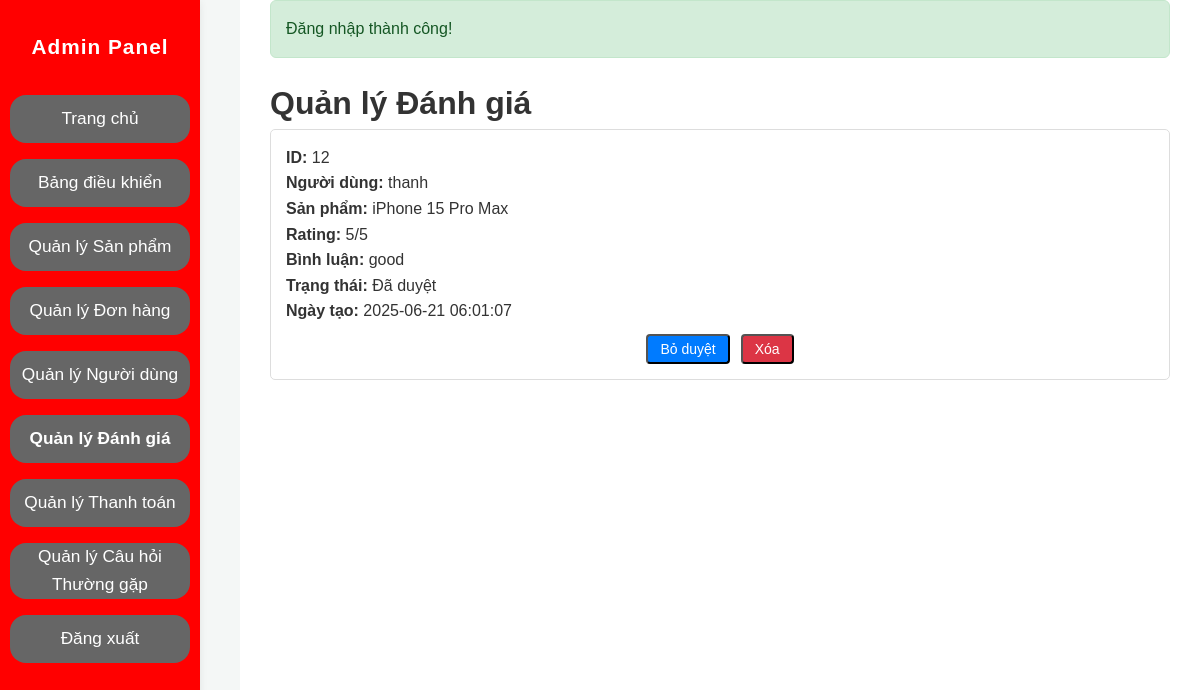
/admin/reviews.php (signed in), run on the app's committed database.
### tables this page shows
CREATE TABLE `reviews` (
  `id` int(11) NOT NULL,
  `user_id` int(11) DEFAULT NULL,
  `product_id` int(11) NOT NULL,
  `rating` int(11) NOT NULL CHECK (`rating` >= 1 and `rating` <= 5),
  `comment` text DEFAULT NULL,
  `status` enum('pending','approved','rejected') DEFAULT 'pending',
  `created_at` timestamp NOT NULL DEFAULT current_timestamp(),
  `updated_at` timestamp NOT NULL DEFAULT current_timestamp() ON UPDATE current_timestamp()
);

CREATE TABLE `users` (
  `id` int(11) NOT NULL,
  `username` varchar(50) NOT NULL,
  `name` varchar(100) NOT NULL,
  `email` varchar(100) NOT NULL,
  `password` varchar(255) NOT NULL,
  `phone` varchar(20) DEFAULT NULL,
  `address` text DEFAULT NULL,
  `role` enum('user','admin') DEFAULT 'user',
  `status` enum('active','inactive') DEFAULT 'active',
  `created_at` timestamp NOT NULL DEFAULT current_timestamp(),
  `updated_at` timestamp NOT NULL DEFAULT current_timestamp() ON UPDATE current_timestamp(),
  `reset_token` varchar(64) DEFAULT NULL,
  `reset_token_expires` datetime DEFAULT NULL
);

CREATE TABLE `products` (
  `id` int(11) NOT NULL,
  `name` varchar(255) NOT NULL,
  `slug` varchar(255) NOT NULL,
  `description` text DEFAULT NULL,
  `price` int(10) UNSIGNED NOT NULL,
  `sale_price` int(10) UNSIGNED DEFAULT NULL,
  `stock` int(11) NOT NULL DEFAULT 0,
  `image` varchar(255) DEFAULT NULL,
  `brand_id` int(11) DEFAULT NULL,
  `category_id` int(11) DEFAULT NULL,
  `sku` varchar(50) DEFAULT NULL,
  `specifications` longtext DEFAULT NULL CHECK (json_valid(`specifications`)),
  `status` enum('active','inactive') DEFAULT 'active',
  `created_at` timestamp NOT NULL DEFAULT current_timestamp(),
  `updated_at` timestamp NOT NULL DEFAULT current_timestamp() ON UPDATE current_timestamp(),
  `is_active` tinyint(1) DEFAULT 1
);

### admin/reviews.php (the view, shortened to what this page needs)
<?php
require_once '../config/database.php';
require_once '../includes/functions.php';
function translateReviewStatus($status) {
    switch ($status) {
        case 'approved':
            return 'Đã duyệt';
    }
}
$page_title = 'Quản lý Đánh giá';
$sql = "SELECT r.*, u.name as user_name, p.name as product_name
        FROM reviews r
        LEFT JOIN users u ON r.user_id = u.id
        JOIN products p ON r.product_id = p.id
        ORDER BY r.created_at DESC";
$result = $conn->query($sql);
$reviews = $result->fetch_all(MYSQLI_ASSOC);
?>
<!DOCTYPE html>
<html lang="vi">
<head>
    <link rel="stylesheet" href="../css/style.css">
    <link rel="stylesheet" href="css/admin.css">
</head>
<body>
    <div class="admin-wrapper">
        <aside class="admin-sidebar">
            <h2>Admin Panel</h2>
            <nav>
                <ul>
                    <li><a href="../index.php" class="sidebar-link">Trang chủ</a></li>
                    <?php $current_page = basename($_SERVER['PHP_SELF']); ?>
                    <li><a href="index.php" class="sidebar-link <?php echo ($current_page == 'index.php') ? 'active' : ''; ?>">Bảng điều khiển</a></li>
                    <li><a href="products.php" class="sidebar-link <?php echo ($current_page == 'products.php') ? 'active' : ''; ?>">Quản lý Sản phẩm</a></li>
                    <li><a href="orders.php" class="sidebar-link <?php echo ($current_page == 'orders.php') ? 'active' : ''; ?>">Quản lý Đơn hàng</a></li>
                    <li><a href="users.php" class="sidebar-link <?php echo ($current_page == 'users.php') ? 'active' : ''; ?>">Quản lý Người dùng</a></li>
                    <li><a href="reviews.php" class="sidebar-link <?php echo ($current_page == 'reviews.php') ? 'active' : ''; ?>">Quản lý Đánh giá</a></li>
                    <li><a href="online_payments.php" class="sidebar-link <?php echo ($current_page == 'online_payments.php') ? 'active' : ''; ?>">Quản lý Thanh toán</a></li>
                    <li><a href="faq_manage.php" class="sidebar-link <?php echo ($current_page == 'faq_manage.php') ? 'active' : ''; ?>">Quản lý Câu hỏi Thường gặp</a></li>
                    <li><a href="../logout.php" class="sidebar-link">Đăng xuất</a></li>
                </ul>
            </nav>
        </aside>
        <div class="admin-main-content">
            <main class="admin-content">
                <?php echo showMessage(); ?>
                <h1><?php echo $page_title; ?></h1>
                <div class="admin-table-container">
                            <?php if (!empty($reviews)): ?>
                                <?php foreach ($reviews as $review): ?>
                            <div class="review-item" style="border: 1px solid #ddd; padding: 15px; margin-bottom: 15px; border-radius: 5px;">
                                <p><strong>ID:</strong> <?php echo $review['id']; ?></p>
                                <p><strong>Người dùng:</strong> <?php echo htmlspecialchars($review['user_name'] ?? 'Người dùng ẩn danh'); ?></p>
                                <p><strong>Sản phẩm:</strong> <?php echo htmlspecialchars($review['product_name']); ?></p>
                                <p><strong>Rating:</strong> <?php echo $review['rating']; ?>/5</p>
                                <p><strong>Bình luận:</strong> <?php echo nl2br(htmlspecialchars($review['comment'])); ?></p>
                                <p><strong>Trạng thái:</strong> <?php echo translateReviewStatus($review['status']); ?></p>
                                <p><strong>Ngày tạo:</strong> <?php echo $review['created_at']; ?></p>
                                <div class="admin-actions" style="margin-top: 10px;">
                                            <?php if ($review['status'] === 'pending'): ?>
                                        <form action="review_status.php" method="POST" style="display: inline-block; margin-right: 5px;">
                                            <input type="hidden" name="review_id" value="<?php echo $review['id']; ?>">
                                            <input type="hidden" name="status" value="approved">
                                            <button type="submit" class="admin-btn admin-btn-warning">Duyệt</button>
                                        </form>
                                            <?php elseif ($review['status'] === 'approved'): ?>
                                         <form action="review_status.php" method="POST" style="display: inline-block; margin-right: 5px;">
                                            <button type="submit" class="admin-btn admin-btn-secondary">Bỏ duyệt</button>
                                        </form>
                                            <?php endif; ?>
                                    <form action="review_delete.php" method="POST" style="display: inline-block;">
                                         <button type="submit" class="admin-btn admin-btn-danger" onclick="return confirm('Bạn có chắc chắn muốn xóa đánh giá này không?');">Xóa</button>
                                    </form>
                                </div>
                            </div>
                                <?php endforeach; ?>
                            <?php else: ?>
                        <p>Không có đánh giá nào.</p>
                            <?php endif; ?>
                </div>
            </main>
        </div>
    </div>
</body>
</html>

### css/style.css (style rules this page uses)
* { margin: 0; padding: 0; box-sizing: border-box; }
html { overflow-x: hidden; scroll-behavior: smooth; }
body { font-family: -apple-system, BlinkMacSystemFont, "Segoe UI", Roboto, Helvetica, Arial, sans-serif, "Apple Color Emoji", "Segoe UI Emoji", "Segoe UI Symbol"; line-height: 1.6; color: #333; background-color: #f8f9fa; display: flex; flex-direction: column; min-height: 100vh; }
main { flex-grow: 1; padding-top: 20px; padding-bottom: 20px; }

### admin/css/admin.css (style rules this page uses)
body { background-color: #f4f7f6; margin: 0; font-family: Arial, sans-serif; }
.admin-wrapper { display: flex; min-height: 100vh; }
.admin-sidebar { background: #ff0000; width: 200px; height: 100%; position: fixed; left: 0; margin: 0; padding: 30px 0 0 0; display: flex; flex-direction: column; align-items: center; box-shadow: 0 2px 8px rgba(0,0,0,0.08); z-index: 1000; }
.admin-sidebar h2 { text-align: center; margin-bottom: 32px; color: #fff; font-size: 1.3rem; letter-spacing: 1px; }
.admin-sidebar nav ul { display: flex; flex-direction: column; gap: 16px; padding: 0; align-items: center; width: 100%; margin: 0; }
.admin-sidebar nav ul li { margin: 0; width: 100%; }
.sidebar-link { width: 90%; min-height: 48px; background: #666; color: #fff; border-radius: 16px; display: flex; align-items: center; justify-content: center; font-size: 1.08rem; font-weight: 500; text-align: center; text-decoration: none; transition: background 0.2s, color 0.2s; box-sizing: border-box; padding: 0 8px; margin: 0 auto; gap: 10px; }
.sidebar-link.active { background: #666; color: #fff; font-weight: bold; }
.admin-main-content { flex: 1; padding: 0 30px 30px 30px; background: #fff; min-height: 100vh; padding-top: 0 !important; margin-left: 240px; }
.admin-table-container { overflow-x: auto; }
.admin-actions { display: flex; gap: 6px; align-items: center; justify-content: center; }
.admin-btn { padding: 5px 12px; font-size: 14px; border-radius: 4px; margin: 0; }
.admin-btn-secondary { background-color: #007bff; color: #fff !important; text-decoration: none !important; }
.admin-btn-danger { background-color: #dc3545; color: #fff !important; text-decoration: none !important; }
.admin-content { margin-top: 0 !important; padding-top: 0 !important; }

### data on the page
reviews: id "12", user.name "thanh", product.name "iPhone 15 Pro Max", rating "5", comment "good", created_at "2025-06-21 06:01:07"

### other printed values
$text "Đăng nhập thành công!"
$page_title "Quản lý Đánh giá"
